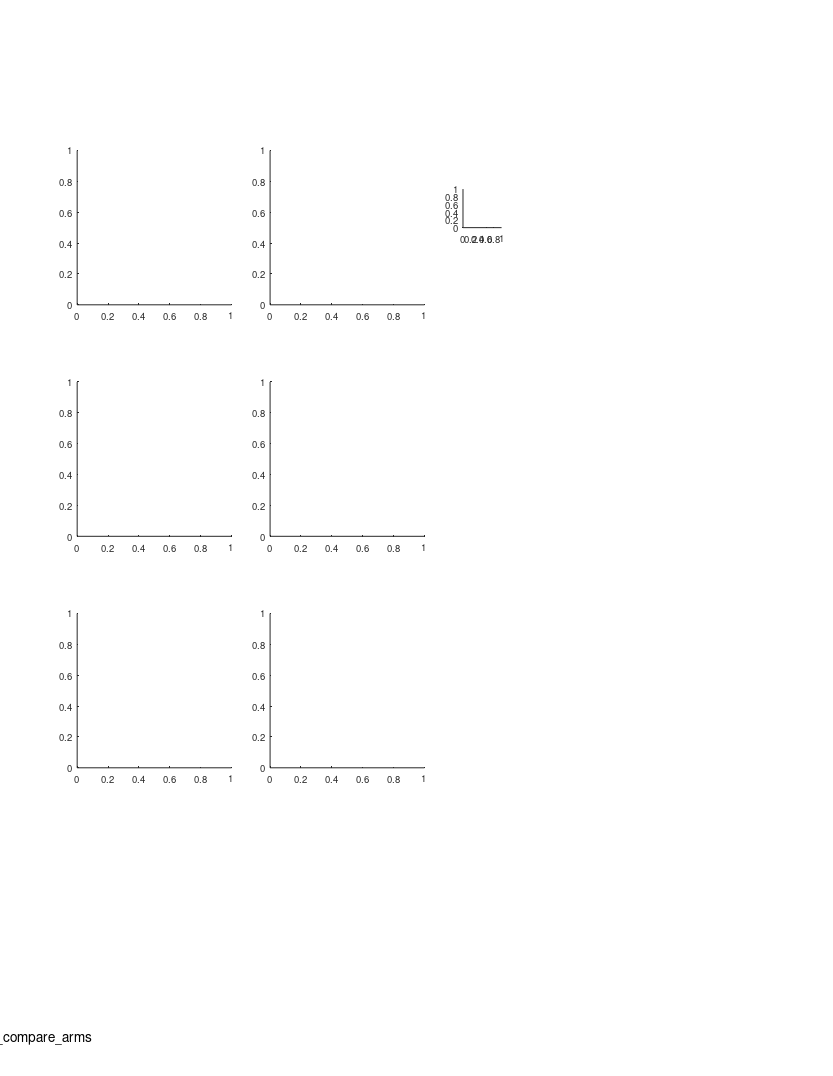

Here is the MATLAB script that generated this plot: (Note: this script raises an error after producing the figure.)
%% Large Scale - supp fig - comparing the two arms

%%
clear 
clc

%% define output files
res_dir = 'L:\paper_figures';
mkdir(res_dir)
fig_name_str = 'fig_supp_compare_arms';
fig_caption_str = 'compare firing patterns between the two arms (long vs. short)';
log_name_str = [fig_name_str '_log_file' '.txt'];
log_name_str = strrep(log_name_str , ':', '-');
log_name_str = strrep(log_name_str , ' ', '_');
log_name_out = fullfile(res_dir, log_name_str);

%% open log file
diary off
diary(log_name_out)
diary on
disp('Log file');
disp(['created: ', datestr(clock)]);
disp('======================================================');
disp([fig_name_str ':' fig_caption_str]);
disp('======================================================');
disp('');

%% create figure
% =========================================================================
% figure_size_cm = [21.0 29.7]; % ~A4
figure_size_cm = [21.6 27.9]; % ~US letter
figure ;
% Some WYSIWYG options:
set(gcf,'DefaultAxesFontSize',7);
set(gcf,'DefaultAxesFontName','helvetica');
set(gcf,'DefaultAxesUnits','centimeters');
set(gcf,'PaperType','usletter')
% set(gcf,'PaperType','<custom>');
set(gcf,'PaperUnits','centimeters','PaperPosition',[0 0 figure_size_cm]);
set(gcf,'PaperOrientation','portrait');
set(gcf,'Units','centimeters','Position',get(gcf,'paperPosition')+[0 0 0 0]); % position on screen...
set(gcf, 'Renderer', 'painters');
annotation('textbox', [0.5 1 0 0], 'String',fig_name_str, 'HorizontalAlignment','center','Interpreter','none');
pause(0.2); % workaround to solve matlab automatically changing the axes positions...

color_by_bat = 0;

% create panels
panels_size = [4 4];
panel_A(1) = axes('position', [ 2 20 panels_size]);
panel_A(2) = axes('position', [ 7 20 panels_size]);
panel_B(1,1) = axes('position', [ 2 14 panels_size]);
panel_B(1,2) = axes('position', [ 7 14 panels_size]);
panel_B(2,1) = axes('position', [ 2  8 panels_size]);
panel_B(2,2) = axes('position', [ 7  8 panels_size]);
panel_legend = axes('position', [12 22 1 1]);;

%% load population data
% =========================================================================
prm = PARAMS_GetAll();
cells_t = DS_get_cells_summary();
bats = [79,148,34,9861,2289];
cells_t(~ismember(cells_t.bat, bats ),:) = [];
cells = cellfun(@(c)(cell_load_data(c,'details')), cells_t.cell_ID, 'UniformOutput',0);
cells = [cells{:}];
cells = [cells.details];
cells(~contains({cells.brain_area}, 'CA1')) = [];
cells(~ismember([cells.ClusterQuality], [2])) = [];
cells = cellfun(@(c)(cell_load_data(c,'details','stats')), {cells.cell_ID}, 'UniformOutput',0);
cells = [cells{:}];
cells_details = [cells.details];
cells_ID = {cells_details.cell_ID};
stats = [cells.stats];
stats = [stats.all];
cells_ID([stats.meanFR_all]>prm.inclusion.interneuron_FR_thr)=[];
clear cells stats cells_details cells_t
cells = cellfun(@(c)(cell_load_data(c,'details','stats','meanFR','stats','inclusion','signif','fields','FR_map','Ipos')), cells_ID, 'UniformOutput',0);
cells = [cells{:}];
whos cells

%% load LM data
exp_ID = 'b2289_d180615';
exp = exp_load_data(exp_ID,'LM');
LM = exp.LM;
% LM( contains({LM.name},{'ball','enter'}) ) = [];
turn_point_LM = LM( contains({LM.name},{'turn-point'}) );

%% legend for long/short arms
axes(panel_legend);
cla
hold on
plot([1 2], [1 1], 'Color', prm.graphics.colors.flight_directions{1}, 'LineWidth', 1);
plot([1 2], [2 2], 'Color', prm.graphics.colors.flight_directions{2}, 'LineWidth', 1);
plot([1 2], [4 4], 'Color', prm.graphics.colors.flight_directions{1}, 'LineWidth', 2);
plot([1 2], [5 5], 'Color', prm.graphics.colors.flight_directions{2}, 'LineWidth', 2);
xlim([1 3])
text(2.5,1.5,'Short arm','HorizontalAlignment','left','VerticalAlignment','middle');
text(2.5,4.5,'Long arm');
set(gca,'visible','off');

%% panel A - compare fields size between short/long arms
% arrange data
fields_size = builtin('cell',length(cells),2);
for ii_dir = 1:2
    for ii_cell = 1:length(cells)
        cell = cells(ii_cell);
        if ~cell.signif(ii_dir).TF % check signif per direction
            continue;
        end
        fields = cell.fields{ii_dir};
        fields([fields.in_low_speed_area]) = []; % remove fields in low speed area
        pos = [fields.loc];
        width = [fields.width_prc];
        pos_thr = turn_point_LM.pos_proj;
        IX1 = pos <  pos_thr;
        IX2 = pos >= pos_thr;
        fields_size{ii_cell,ii_dir,1} = width(IX1);
        fields_size{ii_cell,ii_dir,2} = width(IX2);
    end
end
nFields = cellfun(@length, fields_size);
nFields(nFields==0) = nan;

% plot
% figure
axes(panel_A(1));
cla
hold on
text(-0.1,1.1, 'A', 'Units','normalized','FontWeight','bold');
for ii_dir = 1:2
    axes(panel_A(ii_dir));
%     subplot(1,2,ii_dir)
    cla
    hold on
    
    x1 = [fields_size{:,ii_dir,1}];
    x2 = [fields_size{:,ii_dir,2}];
    
    c = prm.graphics.colors.flight_directions{ii_dir};
    nBins = 15;
    h1 = histogram( x1 );
    h1.NumBins = nBins;
    h1.Normalization = 'pdf';
    h1.DisplayStyle = 'stairs';
    h1.EdgeColor = c;
    h1.LineWidth = 2;
    h2 = histogram( x2 );
    h2.NumBins = nBins;
    h2.Normalization = 'pdf';
    h2.DisplayStyle = 'stairs';
    h2.EdgeColor = c;
    h2.LineWidth = 1;
    [H,P,KSSTAT] = kstest2(x1,x2);
    ha=gca;
    ha.YScale = 'log';
    text(1,1,sprintf('P_{KS}=%.2f',P),'Units','normalized','HorizontalAlignment','right','VerticalAlignment','top');
    title("dir "+ii_dir);
    xlabel('Field size (m)')
    ylabel('PDF')
end


%% mean(Ipos)
Ipos_all = arrayfun(@(cell)(cell.Ipos.data), cells, 'UniformOutput',0);
Ipos_all = cat(1,Ipos_all{:});
Ipos_bins_centers = Ipos_all(1).pos_bins_centers;
sdf=arrayfun(@(x)(x.Ipos), Ipos_all, 'UniformOutput',0);
sdf2=cat(1,sdf{:});
sdf3 = reshape(sdf2,length(cells),2,[]);
% whos Ipos_all sdf sdf2 sdf3

%% plot Ipos comparison
% figure
for ii_dir = 1:2
    Ipos_dir = squeeze(sdf3(:,ii_dir,:));
    signif = arrayfun(@(x)(x.signif(ii_dir).TF), cells);
    valid_pos = Ipos_bins_centers > prm.fields.valid_speed_pos(1) & Ipos_bins_centers < prm.fields.valid_speed_pos(end);
    Ipos_dir(~signif,:) = nan;
    Ipos_dir(:,~valid_pos) = nan;
    
    pos_thr = turn_point_LM.pos_proj;
    IX1 = Ipos_bins_centers <  pos_thr;
    IX2 = Ipos_bins_centers >= pos_thr;
    x1 = Ipos_dir(:,IX1);
    x2 = Ipos_dir(:,IX2);
    
    for Ipos_plot_type = 1:2
        axes(panel_B(Ipos_plot_type,ii_dir));
        cla
        hold on
        ha=gca;
%         ha.Units = 'centimeters';
%         ha.Position([3 4]) = [5 5];
        axis equal
        c = prm.graphics.colors.flight_directions{ii_dir};
        switch Ipos_plot_type
            case 1
                nBins = 50;
                h1 = histogram( x1 );
                h1.NumBins = nBins;
                h1.Normalization = 'pdf';
                h1.DisplayStyle = 'stairs';
                h1.EdgeColor = c;
                h1.LineWidth = 2;
                h2 = histogram( x2 );
                h2.NumBins = nBins;
                h2.Normalization = 'pdf';
                h2.DisplayStyle = 'stairs';
                h2.EdgeColor = c;
                h2.LineWidth = 1;
                ha.YScale = 'log';
                [H,P,KSSTAT] = kstest2(x1(:),x2(:));
                text(1,1,sprintf('P_{KS}=%.3f',P),'Units','normalized','HorizontalAlignment','right','VerticalAlignment','top');
                xlabel('Ipos')
                ylabel('PDF')
            case 2
                x = nanmean(x1,2);
                y = nanmean(x2,2);
                plot(x,y,'.','Color',c);
                xlim([0 max([x;y])]);
                ylim([0 max([x;y])]);
                h=refline(1,0);
                h.Color = 'k';
                signtest_pval = signtest(x,y);
                signrank_pval = signrank(x,y);
                text(0.5,-0.5,sprintf('P_{sign}=%f',signtest_pval),'Units','normalized','HorizontalAlignment','center','VerticalAlignment','top');
                text(0.5,-0.7,sprintf('P_{signrank}=%f',signrank_pval),'Units','normalized','HorizontalAlignment','center','VerticalAlignment','top');
                text(1,0.9, ""+sum(x>y),'Units','normalized','HorizontalAlignment','right','VerticalAlignment','top');
                text(0.9,1, ""+sum(x<y),'Units','normalized','HorizontalAlignment','right','VerticalAlignment','top');
                title('Averaged Ipos');
                xlabel('long arm');
                ylabel('short arm');
        end
    end
end


%% plot the sum of Ipos
% figure
% for ii_dir=1:2
%     Ipos_dir = squeeze(sdf3(:,ii_dir,:));
%     signif = arrayfun(@(x)(x.signif(ii_dir).TF), cells);
%     valid_pos = Ipos_bins_centers > prm.fields.valid_speed_pos(1) & Ipos_bins_centers < prm.fields.valid_speed_pos(end);
%     Ipos_dir(~signif,:) = nan;
%     Ipos_dir(:,~valid_pos) = nan;
%     subplot(2,1,ii_dir);
%     c = prm.graphics.colors.flight_directions{ii_dir};
%     plot(nansum(Ipos_dir),'Color',c);
%     for ii_LM = 1:length(LM)
%         xline(LM(ii_LM).pos_proj);
%     end
% end


%% print/save the figure
fig_name_out = fullfile(res_dir, fig_name_str);
print(gcf, fig_name_out, '-dpdf', '-cmyk', '-painters');
% print(gcf, fig_name_out, '-dtiff', '-cmyk', '-painters');
% saveas(gcf , fig_name_out, 'fig');
disp('figure was successfully saved to pdf/tiff/fig formats');
